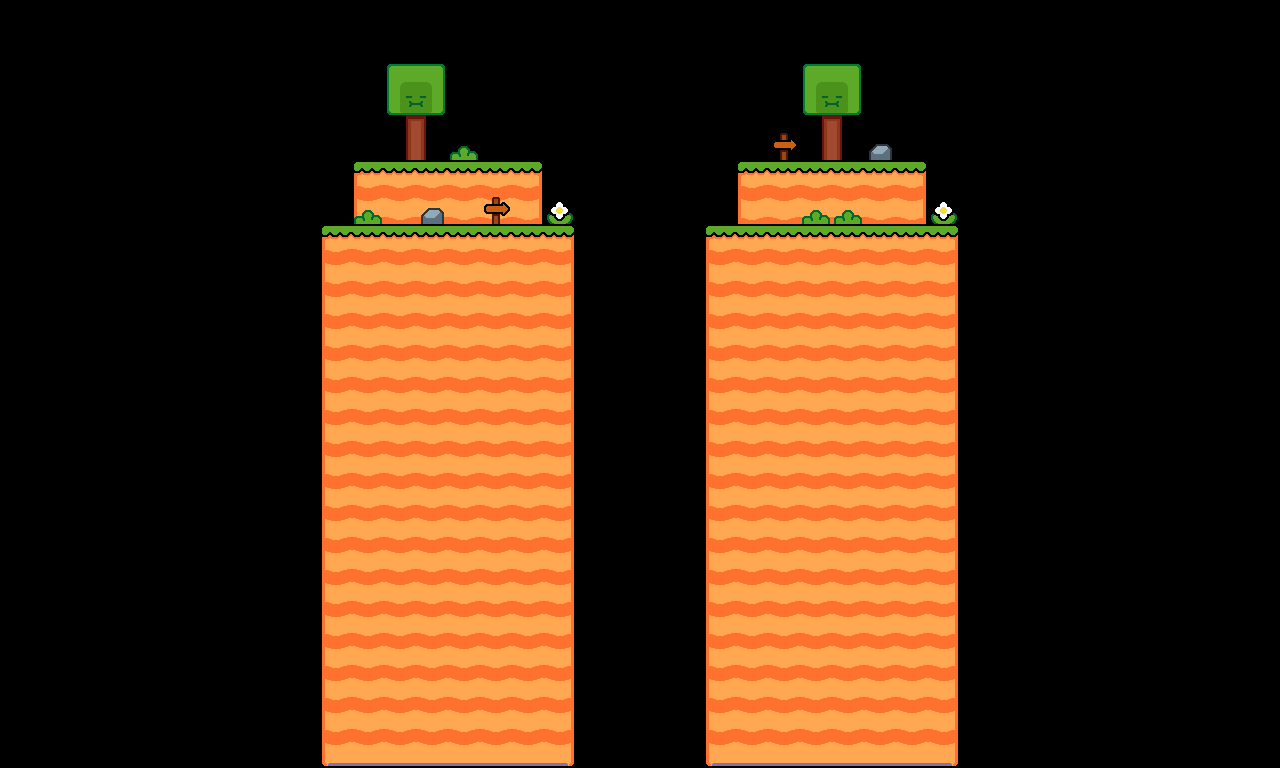

A level layout from a 2D game, rendered from its tile map. Below: a short description, then the map file with tile-grid data replaced by summaries:
An orthogonal 40x24 tile map with 32x32 px tiles, 3 tile layers (Level 2, Tile Layer 1, Decoration), 2 hidden layers not drawn.

<map version="1.10" tiledversion="1.11.2" orientation="orthogonal" renderorder="right-down" width="40" height="24" tilewidth="32" tileheight="32" infinite="0" nextlayerid="7" nextobjectid="1">
 <tileset firstgid="1" source="Tileset.tsx" />
 <layer id="2" name="Level 2" width="40" height="24">
  <data>[960 cells, 24 non-empty, 6 distinct tile ids]</data>
 </layer>
 <layer id="1" name="Tile Layer 1" width="40" height="24">
  <data>[960 cells, 272 non-empty, 9 distinct tile ids]</data>
 </layer>
 <layer id="3" name="Decoration" width="40" height="24">
  <data>[960 cells, 22 non-empty, 10 distinct tile ids]</data>
 </layer>
 <layer id="5" name="ground" width="40" height="24" visible="0">
  <data>[960 cells, 16 non-empty, 3 distinct tile ids]</data>
 </layer>
 <layer id="6" name="platform1" width="40" height="24" visible="0">
  <data>[960 cells, 12 non-empty, 3 distinct tile ids]</data>
 </layer>
</map>
